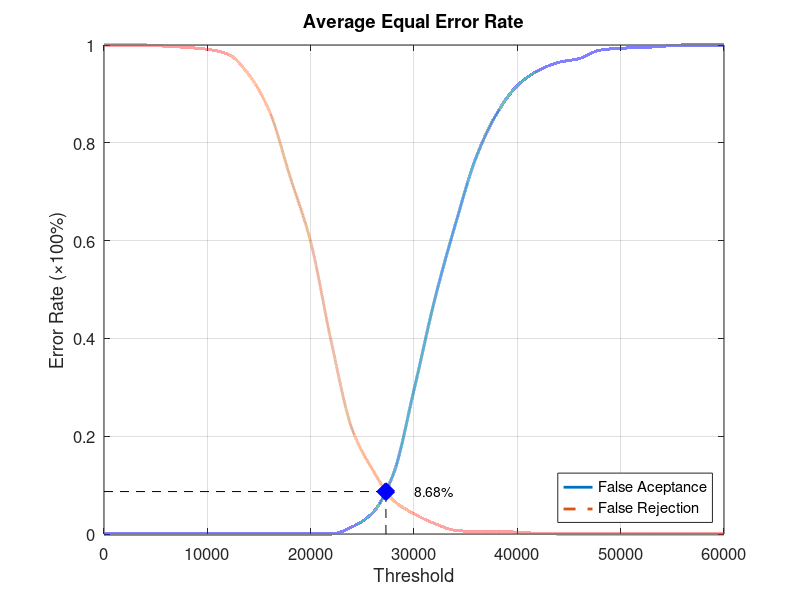
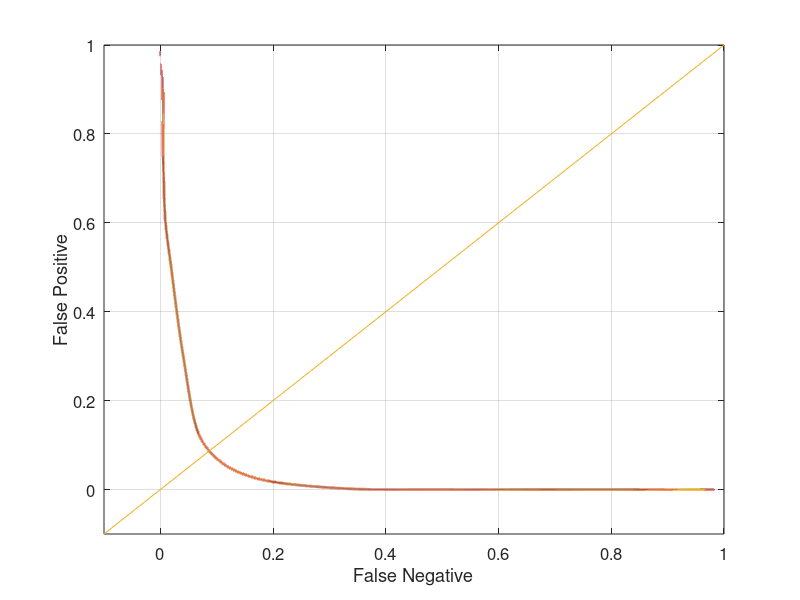

These figures' MATLAB source, in order:
function yEER = Experiment3Average
close all;
clear;
clc;
x = 0:2000:60000;
xq = 0:0.5:60000;

y0 = [0 0 0 0 0 0 0 0 0 0 0 0 0.0144737 0.0434211 0.122368 0.294737 0.478947 0.632895 0.769737 0.859211 0.917105 0.947368 0.964474 0.972368 0.989474 0.993421 0.994737 0.997368 1 1 1];
yy0 = interp1(x, y0, xq, 'pchip');
y1 = [1 1 1 0.9975 0.995 0.99125 0.98125 0.94 0.865 0.73125 0.5975 0.3925 0.215 0.13125 0.06875 0.04125 0.02125 0.0075 0.005 0.005 0.00375 0.00125 0 0 0 0 0 0 0 0 0];
yy1 = interp1(x, y1, xq, 'pchip');

% Calculating EER: 
y2 = abs(y0 - y1);
find(y2 == min(y2))
yy2 = abs(yy0 - yy1);
xEER = find(yy2 == min(yy2));
xEERIndex = xq(xEER) % X-axis EER
yEER = yy0(xEER) % Y-axis EER

main = figure
plot(xq, yy0,'-','LineWidth', 2);	hold on
plot(xq, yy1,'--','LineWidth', 2);	hold on
plot([xEERIndex xEERIndex], [0 yEER], 'k--');	hold on
plot([0 xEERIndex], [yEER yEER], 'k--');	hold on
plot(xEERIndex, yEER, 'bx', 'LineWidth', 10);	hold on
text(xEERIndex + 10 * xEERIndex / 100, yEER, [num2str(round((10000 * yEER)) / 100) '%'])
legend('False Aceptance', 'False Rejection', 'Location', 'SouthEast')
xlabel('Threshold')
ylabel('Error Rate (\times100%)')
title('Average Equal Error Rate')
set(gca, 'FontSize', 12)
axis([0 60000 0 1])
grid on

print(main, 'Experiment3AverageMain', '-dpng');
FNRxFPR = figure('Color', [1 1 1]);
plot(yy1, yy0, '-', yy1, yy0, 'LineWidth', 2);
hold on
y = -0.1:0.1:1
plot(y, y); 
set(gca, 'FontSize', 12)
xlabel('False Negative')
ylabel('False Positive')
axis([-0.1 1 -0.1 1])
set(gca, 'FontSize', 12)
grid on

print(FNRxFPR, 'Experiment3AverageFNRxFPR','-dpng');
end
